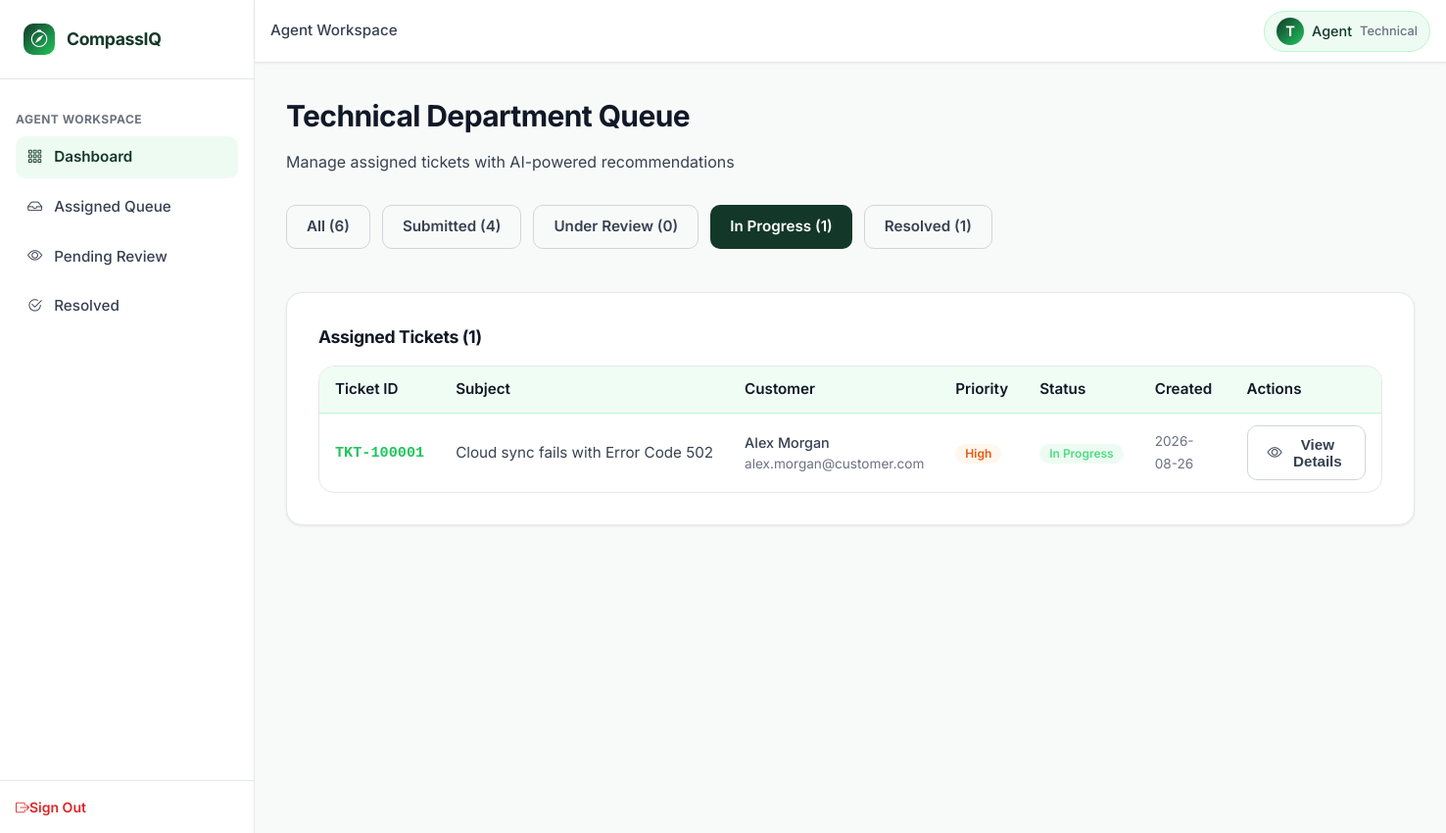
The app's page /agent/dashboard?status=In+Progress (signed in) with its own data.
### tables this page shows
CREATE TABLE users (
    user_id INTEGER PRIMARY KEY AUTOINCREMENT,
    full_name TEXT NOT NULL,
    email TEXT UNIQUE NOT NULL,
    password_hash TEXT NOT NULL,
    role TEXT NOT NULL DEFAULT 'customer' CHECK(role IN ('customer', 'agent', 'admin')),
    department TEXT DEFAULT 'None' CHECK(department IN ('Technical', 'Billing', 'Account', 'General Inquiry', 'None')),
    bill_no_product_id TEXT,
    account_status TEXT DEFAULT 'PENDING' CHECK(account_status IN ('PENDING', 'APPROVED', 'REJECTED', 'BANNED')),
    created_at DATETIME DEFAULT CURRENT_TIMESTAMP
);

CREATE TABLE tickets (
    ticket_id TEXT PRIMARY KEY,
    customer_id INTEGER NOT NULL,
    subject TEXT NOT NULL,
    description TEXT NOT NULL,
    predicted_category TEXT NOT NULL CHECK(predicted_category IN ('Technical', 'Billing', 'Account', 'General Inquiry', 'Fraud')),
    predicted_priority TEXT NOT NULL CHECK(predicted_priority IN ('Low', 'Medium', 'High', 'Critical')),
    assigned_department TEXT NOT NULL CHECK(assigned_department IN ('Technical', 'Billing', 'Account', 'General Inquiry', 'Admin_Fraud')),
    status TEXT DEFAULT 'Submitted' CHECK(status IN ('Submitted', 'Under Review', 'In Progress', 'Resolved', 'Closed')),
    assigned_agent_id INTEGER,
    resolution_notes TEXT,
    satisfaction_score INTEGER CHECK(satisfaction_score BETWEEN 1 AND 5),
    customer_feedback TEXT,
    created_at DATETIME DEFAULT CURRENT_TIMESTAMP,
    resolved_at DATETIME,
    CONSTRAINT fk_ticket_customer FOREIGN KEY (customer_id) REFERENCES users (user_id) ON DELETE CASCADE,
    CONSTRAINT fk_ticket_agent FOREIGN KEY (assigned_agent_id) REFERENCES users (user_id) ON DELETE SET NULL
);

### app.py (the view)
@app.route('/agent/dashboard')
@agent_required
def agent_dashboard():
    agent_dept = g.user['department']
    status_filter = request.args.get('status', 'all')
    sql = """
        SELECT t.*, u.full_name as customer_name, u.email as customer_email,
               a.full_name as agent_name
        FROM tickets t
        JOIN users u ON t.customer_id = u.user_id
        LEFT JOIN users a ON t.assigned_agent_id = a.user_id
        WHERE t.assigned_department = ?
    """
    params = [agent_dept]
    if status_filter != 'all':
        sql += " AND t.status = ?"
        params.append(status_filter)
    sql += " ORDER BY CASE t.predicted_priority WHEN 'Critical' THEN 1 WHEN 'High' THEN 2 WHEN 'Medium' THEN 3 WHEN 'Low' THEN 4 ELSE 5 END, t.created_at DESC"
    tickets = query_db(sql, tuple(params))
    counts = query_db(
        """SELECT
            COUNT(*) as total,
            SUM(status = 'Submitted') as count_submitted,
            SUM(status = 'Under Review') as count_under_review,
            SUM(status = 'In Progress') as count_in_progress,
            SUM(status = 'Resolved') as count_resolved
           FROM tickets
           WHERE assigned_department = ?""",
        (agent_dept,),
        one=True
    )
    return render_template(
        'department_dashboard.html',
        tickets=tickets,
        counts=counts or {},
        current_status=status_filter,
        department=agent_dept
    )

### templates/department_dashboard.html (shortened to what this page needs)
{% extends 'base.html' %}
{% block breadcrumb %}Agent Workspace{% endblock %}
{% block content %}
<div class="page-header">
    <h1 class="page-title">{{ department }} Department Queue</h1>
    <p class="page-subtitle">Manage assigned tickets with AI-powered recommendations</p>
</div>
<div style="display: flex; gap: var(--spacing-md); margin-bottom: var(--spacing-2xl); overflow-x: auto; padding-bottom: var(--spacing-md);">
    <a href="{{ url_for('agent_dashboard', status='all') }}" class="btn {% if current_status == 'all' %}btn-primary{% else %}btn-secondary{% endif %}">
        All ({{ counts.total or 0 }})
    </a>
    <a href="{{ url_for('agent_dashboard', status='Submitted') }}" class="btn {% if current_status == 'Submitted' %}btn-primary{% else %}btn-secondary{% endif %}">
        Submitted ({{ counts.count_submitted or 0 }})
    </a>
    <a href="{{ url_for('agent_dashboard', status='Under Review') }}" class="btn {% if current_status == 'Under Review' %}btn-primary{% else %}btn-secondary{% endif %}">
        Under Review ({{ counts.count_under_review or 0 }})
    </a>
    <a href="{{ url_for('agent_dashboard', status='In Progress') }}" class="btn {% if current_status == 'In Progress' %}btn-primary{% else %}btn-secondary{% endif %}">
        In Progress ({{ counts.count_in_progress or 0 }})
    </a>
    <a href="{{ url_for('agent_dashboard', status='Resolved') }}" class="btn {% if current_status == 'Resolved' %}btn-primary{% else %}btn-secondary{% endif %}">
        Resolved ({{ counts.count_resolved or 0 }})
    </a>
</div>
<div class="card">
    <div style="padding: var(--spacing-lg);">
        <h3 style="margin: 0 0 var(--spacing-lg) 0; font-size: 1.1rem;">Assigned Tickets ({{ tickets|length }})</h3>
        {% if tickets|length == 0 %}
            <div style="padding: var(--spacing-3xl) var(--spacing-lg); text-align: center; color: var(--text-muted);">
                <i class="bi bi-inbox" style="font-size: 2rem; display: block; margin-bottom: var(--spacing-lg);"></i>
                <p>No tickets in this queue</p>
            </div>
        {% else %}
            <div class="table-container">
                <table class="enterprise-table">
                    <thead>
                        <tr>
                            <th>Ticket ID</th>
                            <th>Subject</th>
                            <th>Customer</th>
                            <th>Priority</th>
                            <th>Status</th>
                            <th>Created</th>
                            <th>Actions</th>
                        </tr>
                    </thead>
                    <tbody>
                        {% for ticket in tickets %}
                            <tr>
                                <td>
                                    <span class="no-wrap" style="font-family: 'Courier New', monospace; font-weight: var(--font-weight-bold); color: var(--accent-green);">{{ ticket.ticket_id }}</span>
                                </td>
                                <td>
                                    <div style="max-width: 300px; overflow: hidden; text-overflow: ellipsis; white-space: nowrap;">
                                        {{ ticket.subject }}
                                    </div>
                                </td>
                                <td>
                                    <div style="font-size: 0.9rem;">
                                        <div style="font-weight: 500;">{{ ticket.customer_name }}</div>
                                        <div style="color: var(--text-muted); font-size: 0.85rem;">{{ ticket.customer_email }}</div>
                                    </div>
                                </td>
                                <td>
                                    <span class="badge badge-priority-{{ ticket.predicted_priority }}">{{ ticket.predicted_priority }}</span>
                                </td>
                                <td>
                                    <span class="badge badge-status-{{ ticket.status|replace(' ', '') }}">{{ ticket.status }}</span>
                                </td>
                                <td>
                                    <span class="text-muted" style="font-size: 0.85rem;">{{ ticket.created_at[:10] if ticket.created_at else '' }}</span>
                                </td>
                                <td>
                                    <button type="button" class="btn btn-secondary btn-sm" onclick="openTicketModal('{{ ticket.ticket_id }}')">
                                        <i class="bi bi-eye"></i> View Details
                                    </button>
                                </td>
                            </tr>
                        {% endfor %}
                    </tbody>
                </table>
            </div>
        {% endif %}
    </div>
</div>
{% endblock %}

### templates/base.html (shortened to what this page needs)
<!DOCTYPE html>
<html lang="en">
<head>
    <link rel="stylesheet" href="https://cdn.jsdelivr.net/npm/bootstrap-icons@1.11.3/font/bootstrap-icons.min.css">
    <link rel="stylesheet" href="{{ url_for('static', filename='css/variables.css') }}">
    <link rel="stylesheet" href="{{ url_for('static', filename='css/components.css') }}">
    <link rel="stylesheet" href="{{ url_for('static', filename='css/style.css') }}">
</head>
<body>
    <div id="app">
        <aside class="sidebar" id="sidebar">
            <a href="{{ url_for('index') }}" class="sidebar-brand">
                <div class="sidebar-brand-icon">
                    <i class="bi bi-compass"></i>
                </div>
                <div class="sidebar-brand-text">CompassIQ</div>
            </a>
            <nav class="sidebar-nav">
                {% if g.user %}
                    {% if g.user.role == 'customer' %}
                        <div class="nav-section-title">Main</div>
                        <div class="nav-item">
                            <a href="{{ url_for('customer_dashboard') }}" class="nav-link {% if request.endpoint == 'customer_dashboard' %}active{% endif %}">
                                <i class="bi bi-grid-3x3-gap"></i>
                                <span>Dashboard</span>
                            </a>
                        </div>
                        <div class="nav-item">
                            <a href="{{ url_for('customer_dashboard') }}" class="nav-link">
                                <i class="bi bi-plus-circle"></i>
                                <span>Create Ticket</span>
                            </a>
                        </div>
                        <div class="nav-section-title mt-4">My Activity</div>
                        <div class="nav-item">
                            <a href="{{ url_for('customer_dashboard') }}" class="nav-link">
                                <i class="bi bi-clock-history"></i>
                                <span>Ticket History</span>
                            </a>
                        </div>
                        <div class="nav-item">
                            <a href="{{ url_for('customer_dashboard') }}" class="nav-link">
                                <i class="bi bi-person-circle"></i>
                                <span>Profile</span>
                            </a>
                        </div>
                    {% elif g.user.role == 'agent' %}
                        <div class="nav-section-title">Agent Workspace</div>
                        <div class="nav-item">
                            <a href="{{ url_for('agent_dashboard') }}" class="nav-link {% if request.endpoint == 'agent_dashboard' %}active{% endif %}">
                                <i class="bi bi-grid-3x3-gap"></i>
                                <span>Dashboard</span>
                            </a>
                        </div>
                        <div class="nav-item">
                            <a href="{{ url_for('agent_dashboard') }}" class="nav-link">
                                <i class="bi bi-inbox"></i>
                                <span>Assigned Queue</span>
                            </a>
                        </div>
                        <div class="nav-item">
                            <a href="{{ url_for('agent_dashboard') }}" class="nav-link">
                                <i class="bi bi-eye"></i>
                                <span>Pending Review</span>
                            </a>
                        </div>
                        <div class="nav-item">
                            <a href="{{ url_for('agent_dashboard') }}" class="nav-link">
                                <i class="bi bi-check2-circle"></i>
                                <span>Resolved</span>
                            </a>
                        </div>
                    {% endif %}
                {% endif %}
            </nav>
            <div class="sidebar-footer">
                {% if g.user %}
                    <a href="{{ url_for('logout') }}" class="sign-out-link">
                        <i class="bi bi-box-arrow-right me-2"></i>Sign Out
                    </a>
                {% endif %}
            </div>
        </aside>
        <header class="header">
            <div class="header-left">
                <div class="header-breadcrumb">
                    {% block breadcrumb %}Dashboard{% endblock %}
                </div>
            </div>
            <div class="header-actions">
                {% if g.user %}
                    <a href="#" class="user-profile-pill">
                        <div class="user-avatar">{{ g.user.full_name[0].upper() }}</div>
                        <span>{{ g.user.role|title }}</span>
                        {% if g.user.department and g.user.department != 'None' %}
                            <span style="font-size: 0.8rem; color: var(--text-muted);">{{ g.user.department }}</span>
                        {% endif %}
                    </a>
                {% endif %}
            </div>
        </header>
        <main class="main-content">
            {% block content %}{% endblock %}
        </main>
    </div>
</body>
</html>

### records on screen
users: user "T", user.role "Agent", user.department "Technical", department "Technical"
tickets: ticket_id "TKT-100001", subject "Cloud sync fails with Error Code 502", customer_name "Alex Morgan", customer_email "alex.morgan@customer.com", predicted_priority "High", status "In Progress", created_at "2026-08-26"

### other values on screen
{{ counts.total or 0 }} "6"
{{ counts.count_submitted or 0 }} "4"
{{ counts.count_under_review or 0 }} "0"
{{ counts.count_in_progress or 0 }} "1"
{{ counts.count_resolved or 0 }} "1"
{{ tickets|length }} "1"
